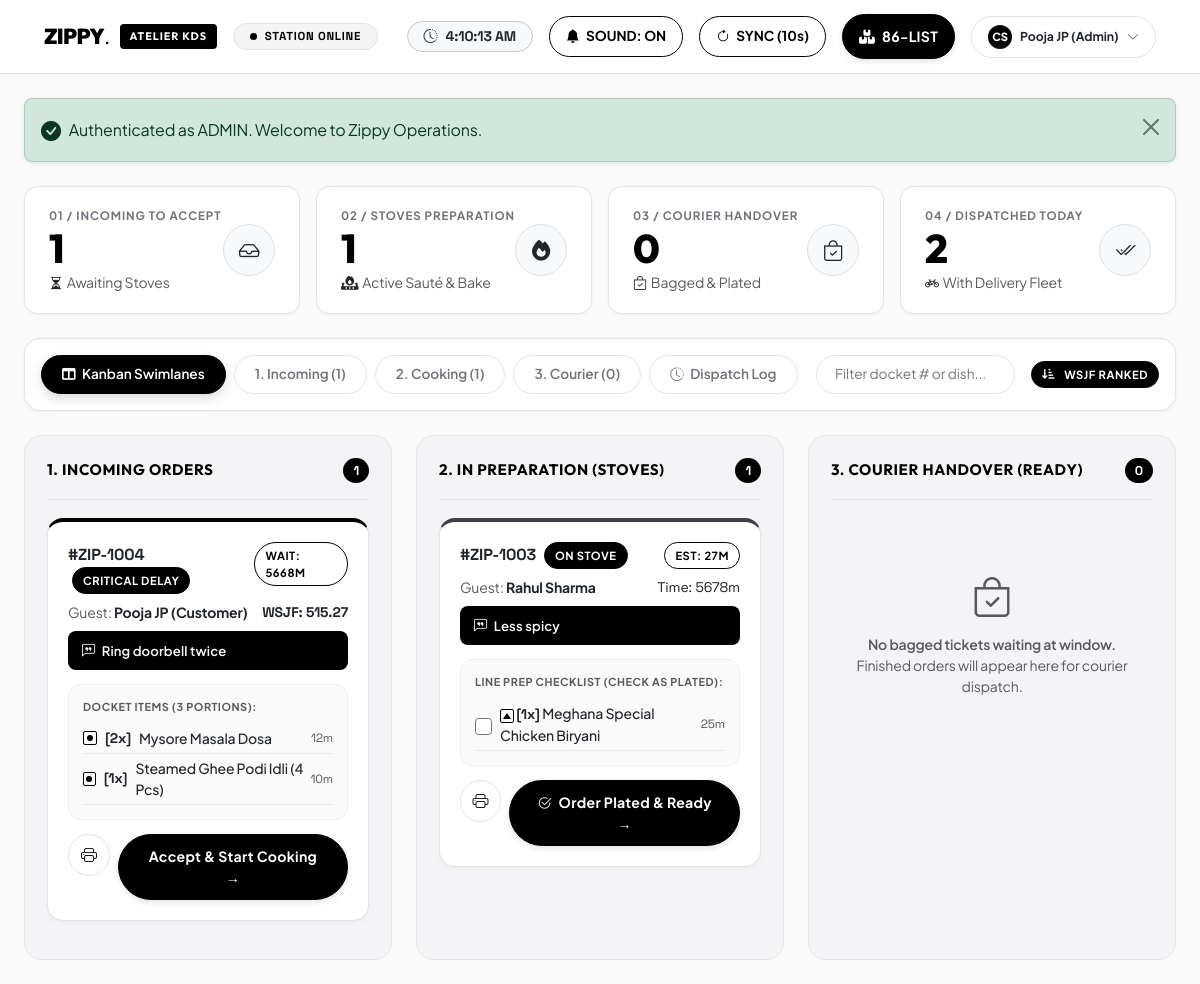
The app's page /kitchen/index.php (signed in) with its own data.
### tables this page shows
CREATE TABLE `orders` (
    `order_id` INT AUTO_INCREMENT PRIMARY KEY,
    `order_number` VARCHAR(50) NULL UNIQUE,
    `user_id` INT NOT NULL,
    `address_id` INT NULL,
    `subtotal` DECIMAL(10,2) NOT NULL DEFAULT 0.00,
    `tax_amount` DECIMAL(10,2) NOT NULL DEFAULT 0.00,
    `delivery_fee` DECIMAL(10,2) NOT NULL DEFAULT 0.00,
    `platform_fee` DECIMAL(10,2) NOT NULL DEFAULT 5.00,
    `discount_amount` DECIMAL(10,2) NOT NULL DEFAULT 0.00,
    `total_amount` DECIMAL(10,2) NOT NULL DEFAULT 0.00,
    `coupon_code` VARCHAR(50) NULL,
    `order_status` ENUM('PLACED', 'CONFIRMED', 'COOKING', 'READY', 'OUT_FOR_DELIVERY', 'DELIVERED', 'CANCELLED') NOT NULL DEFAULT 'PLACED',
    `order_notes` TEXT NULL,
    `placed_at` TIMESTAMP NOT NULL DEFAULT CURRENT_TIMESTAMP,
    `estimated_delivery_time` TIMESTAMP NULL,
    CONSTRAINT `fk_orders_user` FOREIGN KEY (`user_id`) REFERENCES `users` (`user_id`) ON UPDATE CASCADE,
    CONSTRAINT `fk_orders_address` FOREIGN KEY (`address_id`) REFERENCES `user_addresses` (`address_id`) ON DELETE SET NULL
);

CREATE TABLE `users` (
    `user_id` INT AUTO_INCREMENT PRIMARY KEY,
    `role_id` INT NOT NULL DEFAULT 2,
    `full_name` VARCHAR(120) NOT NULL,
    `email` VARCHAR(150) NOT NULL UNIQUE,
    `phone_number` VARCHAR(20) NOT NULL UNIQUE,
    `password_hash` VARCHAR(255) NOT NULL,
    `is_active` TINYINT(1) NOT NULL DEFAULT 1,
    `created_at` TIMESTAMP NOT NULL DEFAULT CURRENT_TIMESTAMP,
    CONSTRAINT `fk_users_role` FOREIGN KEY (`role_id`) REFERENCES `roles` (`role_id`) ON UPDATE CASCADE
);

CREATE TABLE `order_items` (
    `order_item_id` INT AUTO_INCREMENT PRIMARY KEY,
    `order_id` INT NOT NULL,
    `item_id` INT NOT NULL,
    `quantity` INT NOT NULL DEFAULT 1 CHECK (`quantity` > 0),
    `unit_price` DECIMAL(10,2) NOT NULL,
    `line_total` DECIMAL(10,2) NOT NULL,
    CONSTRAINT `fk_order_items_order` FOREIGN KEY (`order_id`) REFERENCES `orders` (`order_id`) ON DELETE CASCADE,
    CONSTRAINT `fk_order_items_dish` FOREIGN KEY (`item_id`) REFERENCES `menu_items` (`item_id`) ON UPDATE CASCADE
);

CREATE TABLE `menu_items` (
    `item_id` INT AUTO_INCREMENT PRIMARY KEY,
    `category_id` INT NOT NULL,
    `item_name` VARCHAR(150) NOT NULL,
    `description` TEXT NULL,
    `price` DECIMAL(10,2) NOT NULL CHECK (`price` > 0),
    `stock_quantity` INT NOT NULL DEFAULT 50,
    `is_available` TINYINT(1) NOT NULL DEFAULT 1,
    `is_veg` TINYINT(1) NOT NULL DEFAULT 1,
    `prep_time_minutes` INT NOT NULL DEFAULT 20,
    `kitchen_station` VARCHAR(50) NOT NULL DEFAULT 'Main Kitchen',
    `image_url` VARCHAR(500) NULL,
    `created_at` TIMESTAMP NOT NULL DEFAULT CURRENT_TIMESTAMP,
    CONSTRAINT `fk_menu_category` FOREIGN KEY (`category_id`) REFERENCES `categories` (`category_id`) ON UPDATE CASCADE
);

### kitchen/index.php (the view, shortened to what the rows shown need)
<?php
require_once __DIR__ . '/../config/config.php';
require_once __DIR__ . '/../includes/functions.php';
require_once __DIR__ . '/../includes/WSJFQueue.php';
$allActiveOrders = WSJFQueue::getPrioritizedOrders();
$laneNew = array_values(array_filter($allActiveOrders, fn($o) => in_array($o['order_status'], ['PLACED', 'CONFIRMED'])));
$laneCooking = array_values(array_filter($allActiveOrders, fn($o) => $o['order_status'] === 'COOKING'));
?>
<!DOCTYPE html>
<html lang="en">
<head>
  <link href="https://cdn.jsdelivr.net/npm/bootstrap@5.3.3/dist/css/bootstrap.min.css" rel="stylesheet">
  <link rel="stylesheet" href="https://cdn.jsdelivr.net/npm/bootstrap-icons@1.11.3/font/bootstrap-icons.min.css">
  <link rel="stylesheet" href="https://cdnjs.cloudflare.com/ajax/libs/font-awesome/6.5.2/css/all.min.css">
</head>
<body>
  <main class="container-fluid px-3 px-lg-4 py-4">
    <div class="tab-content" id="kdsStationTabContent">
      <div class="tab-pane fade show active" id="tab-all" role="tabpanel">
        <div class="row g-4">
          <div class="col-lg-4">
            <div class="swimlane-col">
              <div class="d-flex flex-column gap-3" id="laneNewContainer">
                <?php if (empty($laneNew)): ?>
                  <div class="text-center py-5 text-muted">
                    <i class="bi bi-check2-circle fs-1 text-muted d-block mb-2"></i>
                    <div class="small fw-semibold">No pending incoming tickets.</div>
                    <div class="small text-muted">Station ready for new orders.</div>
                  </div>
                <?php else: ?>
                  <?php foreach ($laneNew as $t): ?>
                    <div class="ticket-card card-lane-new ticket-item" data-ticket-id="<?= $t['order_id'] ?>" data-search="<?= strtolower(e($t['customer_name'] . ' ' . $t['order_id'])) ?>">
                      <div class="d-flex justify-content-between align-items-start mb-2">
                        <div>
                          <span class="font-mono fw-bold fs-6 text-dark">
                            #ZIP-<?= (int)$t['order_id'] ?>
                          </span>
                          <span class="ticket-tag-pill ticket-tag-dark ms-1">
                            <?= e($t['urgency_badge']['label']) ?>
                          </span>
                        </div>
                        <span class="ticket-tag-pill ticket-tag-outline">
                          WAIT: <?= (int)$t['elapsed_minutes'] ?>m
                        </span>
                      </div>
                      <div class="d-flex justify-content-between small text-muted mb-2">
                        <span>Guest: <strong class="text-dark"><?= e($t['customer_name']) ?></strong></span>
                        <span class="font-mono text-dark fw-bold">WSJF: <?= $t['wsjf_score'] ?></span>
                      </div>
                      <?php if (!empty($t['order_notes'])): ?>
                        <div class="instruction-callout">
                          <i class="bi bi-chat-left-quote me-1"></i> <?= e($t['order_notes']) ?>
                        </div>
                      <?php endif; ?>
                      <div class="ticket-items-box">
                        <div class="text-muted small mb-2 fw-bold text-uppercase" style="font-size:0.68rem; letter-spacing:0.05em;">
                          Docket Items (<?= (int)$t['total_portions'] ?> Portions):
                        </div>
                        <?php foreach ($t['items'] as $it): ?>
                          <div class="d-flex justify-content-between align-items-center py-1 border-bottom border-light-subtle small">
                            <div class="d-flex align-items-center gap-2">
                              <span class="<?= $it['is_veg'] ? 'monochrome-veg' : 'monochrome-nonveg' ?>"></span>
                              <span class="fw-bold font-mono text-dark">[<?= (int)$it['quantity'] ?>x]</span>
                              <span class="text-dark fw-medium"><?= e($it['item_name']) ?></span>
                            </div>
                            <span class="text-muted font-mono" style="font-size:0.75rem;"><?= (int)$it['prep_time_minutes'] ?>m</span>
                          </div>
                        <?php endforeach; ?>
                      </div>
                      <div class="d-flex gap-2">
                        <button type="button" class="btn-kot-print" onclick="openKOT(<?= (int)$t['order_id'] ?>)" title="Print Thermal KOT Slip">
                          <i class="bi bi-printer"></i>
                        </button>
                        <form method="POST" action="<?= KITCHEN_URL ?>/index.php" class="flex-grow-1 m-0" onsubmit="handleOrderTransition(event, <?= (int)$t['order_id'] ?>, 'COOKING')">
                          <button type="submit" class="btn btn-noir-primary w-100">
                            Accept & Start Cooking &rarr;
                          </button>
                        </form>
                      </div>
                    </div>
                  <?php endforeach; ?>
                <?php endif; ?>
              </div>
            </div>
          </div>
          <div class="col-lg-4">
            <div class="swimlane-col">
              <div class="d-flex flex-column gap-3" id="laneCookingContainer">
                <?php if (empty($laneCooking)): ?>
                  <div class="text-center py-5 text-muted">
                    <i class="fa-solid fa-fire-burner fs-1 text-muted d-block mb-2"></i>
                    <div class="small fw-semibold">No dishes currently on stoves.</div>
                    <div class="small text-muted">Accept tickets from Column 1 to commence prep.</div>
                  </div>
                <?php else: ?>
                  <?php foreach ($laneCooking as $t): ?>
                    <div class="ticket-card card-lane-cooking ticket-item" data-ticket-id="<?= $t['order_id'] ?>" data-search="<?= strtolower(e($t['customer_name'] . ' ' . $t['order_id'])) ?>">
                      <div class="d-flex justify-content-between align-items-start mb-2">
                        <div>
                          <span class="font-mono fw-bold fs-6 text-dark">
                            #ZIP-<?= (int)$t['order_id'] ?>
                          </span>
                          <span class="ticket-tag-pill ticket-tag-dark ms-1">
                            ON STOVE
                          </span>
                        </div>
                        <span class="ticket-tag-pill ticket-tag-outline">
                          EST: <?= (int)$t['job_duration'] ?>m
                        </span>
                      </div>
                      <div class="d-flex justify-content-between small text-muted mb-2">
                        <span>Guest: <strong class="text-dark"><?= e($t['customer_name']) ?></strong></span>
                        <span class="font-mono text-dark">Time: <?= (int)$t['elapsed_minutes'] ?>m</span>
                      </div>
                      <?php if (!empty($t['order_notes'])): ?>
                        <div class="instruction-callout">
                          <i class="bi bi-chat-left-quote me-1"></i> <?= e($t['order_notes']) ?>
                        </div>
                      <?php endif; ?>
                      <div class="ticket-items-box">
                        <div class="text-muted small mb-2 fw-bold text-uppercase" style="font-size:0.68rem; letter-spacing:0.05em;">
                          Line Prep Checklist (Check as plated):
                        </div>
                        <?php foreach ($t['items'] as $idx => $it): ?>
                          <div class="d-flex justify-content-between align-items-center py-1 border-bottom border-light-subtle small">
                            <div class="form-check d-flex align-items-center gap-2 m-0">
                              <input class="form-check-input dish-checkbox" type="checkbox" id="chk_<?= $t['order_id'] ?>_<?= $idx ?>">
                              <label class="form-check-label text-dark fw-medium" for="chk_<?= $t['order_id'] ?>_<?= $idx ?>">
                                <span class="<?= $it['is_veg'] ? 'monochrome-veg' : 'monochrome-nonveg' ?>"></span>
                                <span class="fw-bold font-mono">[<?= (int)$it['quantity'] ?>x]</span> <?= e($it['item_name']) ?>
                              </label>
                            </div>
                            <span class="text-muted font-mono" style="font-size:0.75rem;"><?= (int)$it['prep_time_minutes'] ?>m</span>
                          </div>
                        <?php endforeach; ?>
                      </div>
                      <div class="d-flex gap-2">
                        <button type="button" class="btn-kot-print" onclick="openKOT(<?= (int)$t['order_id'] ?>)" title="Print Thermal KOT Slip">
                          <i class="bi bi-printer"></i>
                        </button>
                        <form method="POST" action="<?= KITCHEN_URL ?>/index.php" class="flex-grow-1 m-0" onsubmit="handleOrderTransition(event, <?= (int)$t['order_id'] ?>, 'READY')">
                          <button type="submit" class="btn btn-noir-primary w-100">
                            <i class="bi bi-check2-circle me-1"></i> Order Plated & Ready &rarr;
                          </button>
                        </form>
                      </div>
                    </div>
                  <?php endforeach; ?>
                <?php endif; ?>
              </div>
            </div>
          </div>
        </div>
      </div>
    </div>
  </main>
</body>
</html>

### records on screen
orders: order_id "1004", label "CRITICAL DELAY", elapsed_minutes "5668", user.full_name "Pooja JP (Customer)", wsjf_score "515.27", order_notes "Ring doorbell twice", total_portions "3"
order_items: quantity "2", item.item_name "Mysore Masala Dosa", item.prep_time_minutes "12"
order_items: quantity "1", item.item_name "Steamed Ghee Podi Idli (4 Pcs)", item.prep_time_minutes "10"
orders: order_id "1003", job_duration "27", user.full_name "Rahul Sharma", elapsed_minutes "5678", order_notes "Less spicy"
order_items: quantity "1", item.item_name "Meghana Special Chicken Biryani", item.prep_time_minutes "25"

### other values on screen
$currentUser['name'] "Pooja JP (Admin)"
$flash['message'] "Authenticated as ADMIN. Welcome to Zippy Operations."
$countNew "1"
$countCooking "1"
$countReady "0"
$countHandedOver "2"
